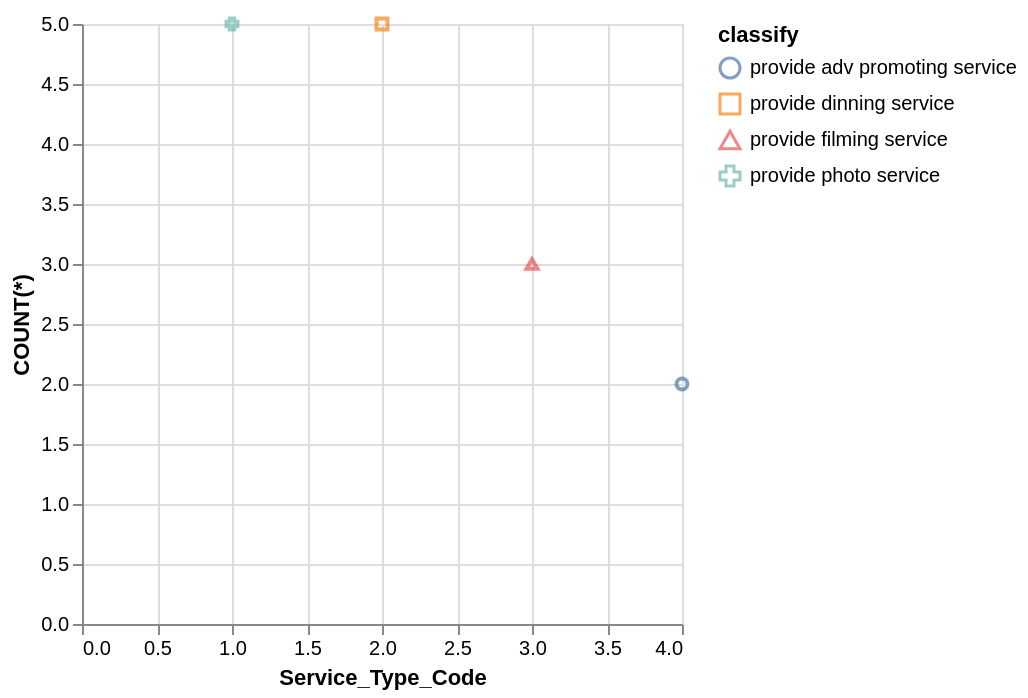

Write a Vega-Lite specification for this figure.
### Vega-Lite specification from a JSON file in a GitHub repository (floating-point values rounded to 4 significant figures)
{"data": {"values": [{"x_data": 4, "y_data": 2, "classify": "provide adv promoting service"}, {"x_data": 2, "y_data": 5, "classify": "provide dinning service"}, {"x_data": 3, "y_data": 3, "classify": "provide filming service"}, {"x_data": 1, "y_data": 5, "classify": "provide photo service"}]}, "mark": "point", "encoding": {"x": {"field": "x_data", "type": "quantitative", "title": "Service_Type_Code", "scale": {"zero": "false"}}, "y": {"field": "y_data", "type": "quantitative", "title": "COUNT(*)", "scale": {"zero": "false"}}, "color": {"field": "classify", "type": "nominal"}, "shape": {"field": "classify", "type": "nominal"}}}
